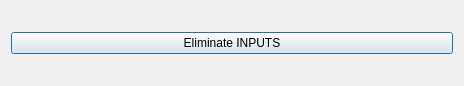
<?xml version="1.0" encoding="UTF-8"?>
<ui version="4.0">
 <class>EliminateInput</class>
 <widget class="QDialog" name="EliminateInput">
  <property name="geometry">
   <rect>
    <x>0</x>
    <y>0</y>
    <width>464</width>
    <height>86</height>
   </rect>
  </property>
  <property name="windowTitle">
   <string>Dialog</string>
  </property>
  <layout class="QGridLayout" name="gridLayout">
   <item row="0" column="0">
    <widget class="QPushButton" name="pushButton">
     <property name="text">
      <string>Eliminate INPUTS</string>
     </property>
    </widget>
   </item>
  </layout>
 </widget>
 <resources/>
 <connections/>
</ui>
